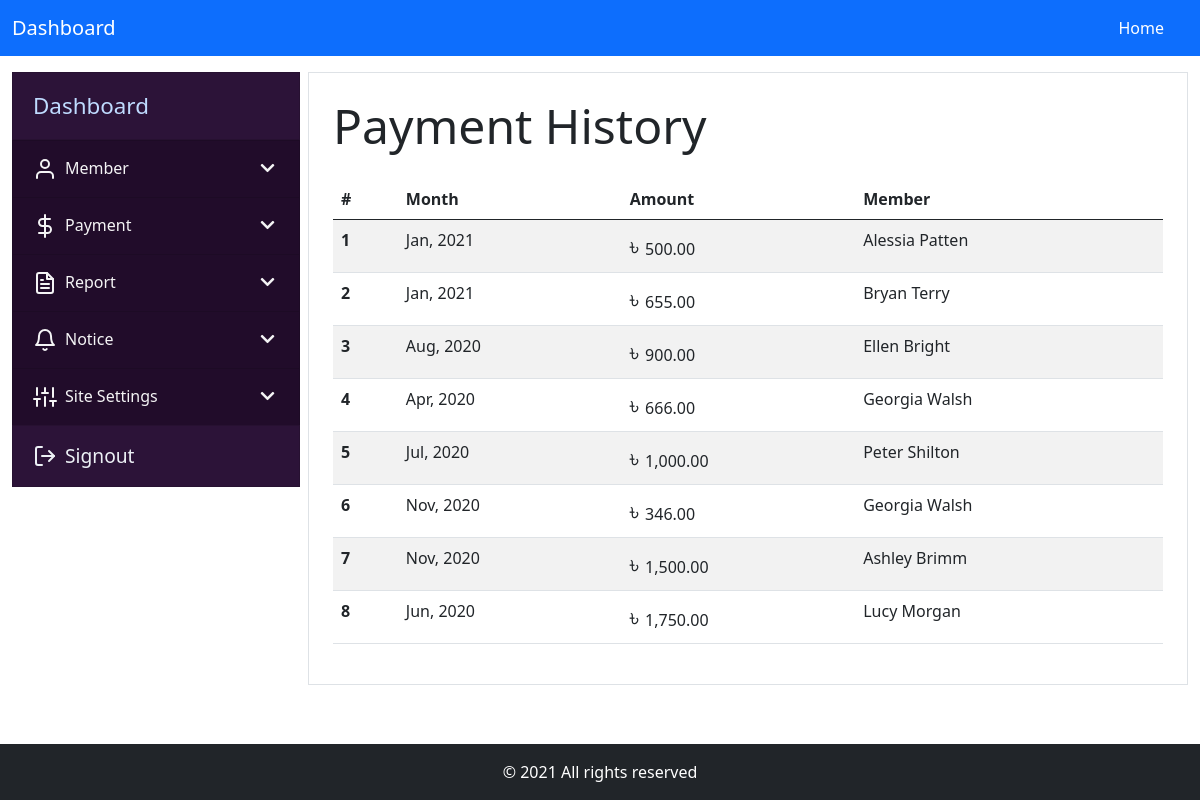
Before: /backend/payment/view-payment.php (signed in) with the older database file.
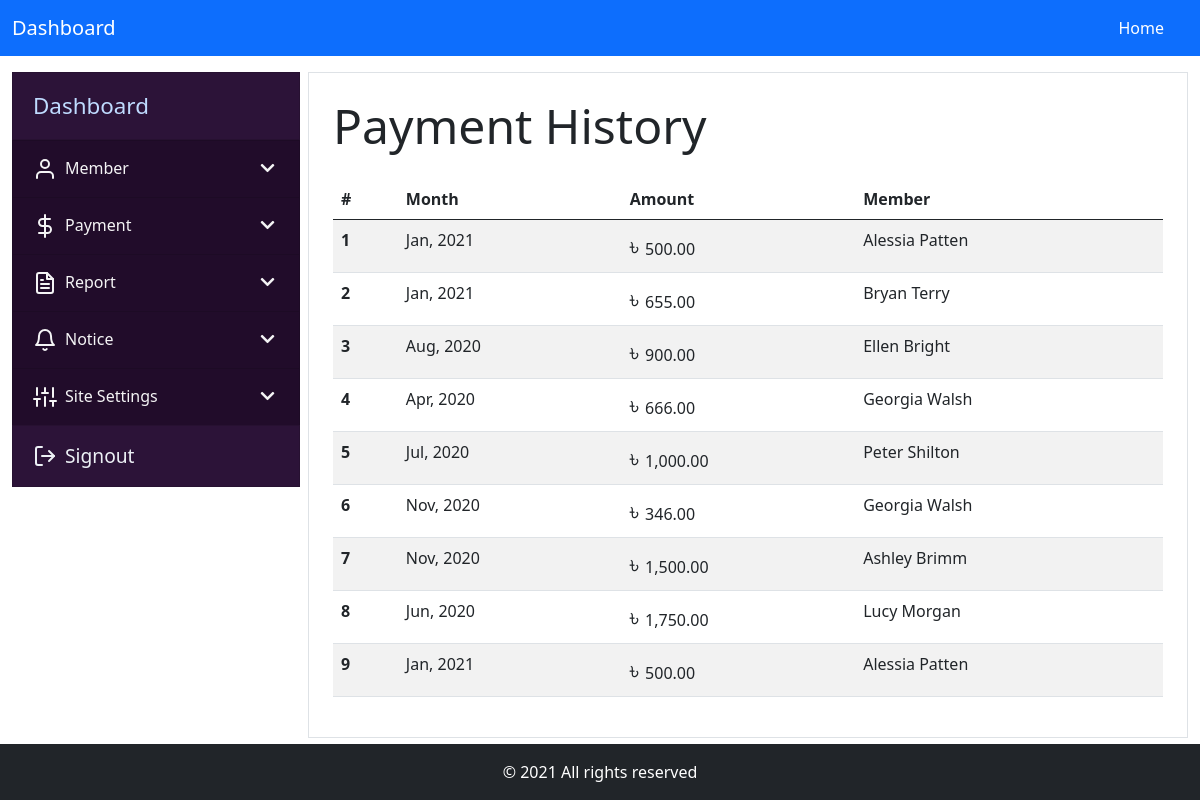
After: the same page with the newer database file.
### tables this page shows
CREATE TABLE `payment` (
  `payment_id` int(11) NOT NULL,
  `payment_amount` varchar(20) NOT NULL,
  `payment_month` varchar(25) NOT NULL,
  `payment_member` varchar(25) NOT NULL,
  `payment_date` timestamp NOT NULL DEFAULT current_timestamp()
);

CREATE TABLE `member` (
  `member_id` int(11) NOT NULL,
  `member_name` varchar(60) NOT NULL,
  `member_gender` enum('male','female','others') DEFAULT NULL,
  `member_dob` varchar(25) DEFAULT NULL,
  `member_address` varchar(255) DEFAULT NULL,
  `member_mobile` varchar(11) DEFAULT NULL,
  `member_photo` varchar(255) DEFAULT NULL,
  `member_status` enum('0','1','2') NOT NULL DEFAULT '0' COMMENT '0 = pending, 1 = Active, 2 = banned',
  `member_user_id` int(11) NOT NULL,
  `member_joined_at` timestamp NOT NULL DEFAULT current_timestamp()
);

### core/main.php (called while the page is built, shortened)
<?php
    class Main
    {
        private $host = "localhost";
        private $user = "root";
        private $pass ="";
        private $database = "crm4gym";
        private function dbConnect()
        {
            try
            {
                $this->conn = new PDO('mysql:host='.$this->host.';dbname='.$this->database, $this->user, $this->pass);
            }
            catch(PDOException $Exception)
            {
                $this->errmsg = $Exception->getMessage();
            }
        }
    }
?>

### core/dashboard.php (called while the page is built, shortened)
<?php
    require_once "main.php";
    class Dashboard extends Main
    {
        public function viewPayment()
        {
            $this->sql = $this->conn->prepare("SELECT payment.*, member.member_name FROM payment INNER JOIN member ON payment.payment_member = member.member_id");
            try
            {
                $this->sql->execute();
                if($this->sql->rowCount() > 0)
                {
                    $data = $this->sql->fetchAll(PDO::FETCH_OBJ);
                    return $data;
                }
                else
                {
                    return false;
                }
            }
            catch(PDOException $Exception)
            {
                $this->errmsg = $Exception->getMessage();
                $_SESSION['error'] = "Unexpected Error Occured. Please try again Later.<br> Error: ".$this->errmsg;
                return false;
            }
        }
    }
?>

### backend/payment/view-payment.php (the view, shortened to what this page needs)
<?php
    require_once "../../core/dashboard.php";
    require_once "../inc/be-header.php";
    require_once "../inc/be-nav.php";
?>
<div class="container-fluid overflow-hidden mb-5">
    <div class="row gx-2 mt-3">
    <?php
        if(isset( $_SESSION['role']) &&  $_SESSION['role'] == 'admin' )
        {
          require_once "../inc/be-sidenav-admin.php";
        }
        else
        {
          require_once "../inc/be-sidenav-user.php";
        }
    ?>
        <div class="col-md-9">
            <div class="border p-4">
                <h2 class="display-5 mb-4">Payment History</h2>
                <table class="table table-striped">
                    <thead>
                        <tr>
                            <th scope="col">#</th>
                            <th scope="col">Month</th>
                            <th scope="col">Amount</th>
                            <th scope="col">Member</th>
                        </tr>
                    </thead>
                    <tbody>
                        <?php
                            $payment = new Dashboard;
                            $result = $payment->viewPayment();
                            if($result != false)
                            {
                                foreach($result as $data)
                                {
                                    $pay_month = date("M, Y", strtotime($data->payment_month));
                                    $amount = "<span class='bdt'>&#2547; </span>".number_format($data->payment_amount, 2);
                        ?>
                            <tr>
                                <th scope="row"><?=$data->payment_id?></th>
                                <td><?=$pay_month?></td>
                                <td><?=$amount?></td>
                                <td><?=$data->member_name?></td>
                            </tr>
                        <?php
                                }
                            }
                            else
                            {
                        ?>
                            <tr>
                                <td colspan="4">No Data Found</td>
                            </tr>
                        <?php
                            }
                        ?>
                    </tbody>
                </table>
            </div>
        </div>
    </div>
</div>
<?php
    require_once "../inc/be-footer.php";
?>

### backend/inc/be-header.php (shortened to what this page needs)
<!DOCTYPE html>
<html lang="en">
    <head>
        <link rel="stylesheet" href="../../_resources/stylesheets/vendors/normalize.css">
        <link rel="stylesheet" href="../../_resources/stylesheets/vendors/bootstrap.min.css">
        <link rel="stylesheet" href="../../_resources/stylesheets/vendors/animate.min.css">
        <link rel="stylesheet" href="../../_resources/stylesheets/vendors/aos.css">
        <link rel="stylesheet" href="../../_resources/stylesheets/vendors/all.css">
        <link rel="stylesheet" type="text/css" href="https://cdn.datatables.net/v/dt/dt-1.10.23/datatables.min.css"/>
        <link rel="stylesheet" href="../../_resources/stylesheets/style.css">
        <link rel="stylesheet" href="../../_resources/stylesheets/responsive.css">
    </head>
    <body>

### backend/inc/be-nav.php (shortened to what this page needs)
<nav class="navbar navbar-expand-lg navbar-dark bg-primary">
    <div class="container-fluid">
        <a class="navbar-brand" href="../main/dashboard.php">Dashboard</a>
        <div class="collapse navbar-collapse" id="topNav">
            <ul class="navbar-nav ms-auto me-3 mb-2 mb-lg-0">
                <li class="nav-item">
                    <a class="nav-link active" aria-current="page" href="../main/dashboard.php">Home</a>
                </li>
            </ul>
        </div>
    </div>
</nav>

### backend/inc/be-sidenav-admin.php (shortened to what this page needs)
<div class="col-3">
            <div class="dashLeftMenu">
                <div class="accordion" id="dashNav">
                    <div class="accordion-item">
                        <a class="dashNavSingle dashNavTitle" href="../main/dashboard.php">
                            Dashboard
                        </a>
                    </div>
                    <div class="accordion-item">
                        <h2 class="accordion-header" id="member">
                            <button class="accordion-button collapsed" type="button" data-bs-toggle="collapse" data-bs-target="#collapseMember" aria-expanded="false" aria-controls="collapseMember">
                                <i class="me-2" data-feather="user"></i> Member
                            </button>
                        </h2>
                    </div>
                    <div class="accordion-item">
                        <h2 class="accordion-header" id="payment">
                            <button class="accordion-button collapsed" type="button" data-bs-toggle="collapse" data-bs-target="#collapsePayment" aria-expanded="false" aria-controls="collapsePayment">
                                <i class="me-2" data-feather="dollar-sign"></i> Payment
                            </button>
                        </h2>
                    </div>
                    <div class="accordion-item">
                        <h2 class="accordion-header" id="report">
                            <button class="accordion-button collapsed" type="button" data-bs-toggle="collapse" data-bs-target="#collapseReport" aria-expanded="false" aria-controls="collapseReport">
                                <i class="me-2" data-feather="file-text"></i> Report
                            </button>
                        </h2>
                    </div>
                    <div class="accordion-item">
                        <h2 class="accordion-header" id="notice">
                            <button class="accordion-button collapsed" type="button" data-bs-toggle="collapse" data-bs-target="#collapseNotice" aria-expanded="false" aria-controls="collapseNotice">
                                <i class="me-2" data-feather="bell"></i> Notice
                            </button>
                        </h2>
                    </div>
                    <div class="accordion-item">
                        <h2 class="accordion-header" id="site">
                            <button class="accordion-button collapsed" type="button" data-bs-toggle="collapse" data-bs-target="#collapseSite" aria-expanded="false" aria-controls="collapseSite">
                                <i class="me-2" data-feather="sliders"></i> Site Settings
                            </button>
                        </h2>
                    </div>
                    <div class="accordion-item">
                        <a class="dashNavSingle dashNavSignOut" href="../../signout.php?signout=true">
                            <i class="me-2" data-feather="log-out"></i> Signout
                        </a>
                    </div>
                </div>
            </div>
        </div>

### backend/inc/be-footer.php
        <footer class="container-fluid fixed-bottom">
            <div class="row">
                <div class="col-12 bg-dark p-3 text-center text-white">
                    &copy; <?=date('Y');?> All rights reserved
                </div>
            </div>
        </footer>
    </body>
</html>

### _resources/stylesheets/style.css (style rules this page uses)
.dashLeftMenu { background-color: #2c1338 !important; padding-left: 0 !important; padding-right: 0 !important; }
#dashNav .accordion-button { background-color: #210c2a !important; color: #f4f4f5 !important; }
#dashNavUser .accordion-button::after, #dashNav .accordion-button::after { background-image: none !important; font-family: "Font Awesome 5 Free"; content: "\f078"; display: inline-block; padding-right: 3px; vertical-align: middle; font-weight: 900; }
.dashNavSingle { position: relative; display: flex; align-items: center; width: 100%; color: #e7e7e7; text-decoration: none; background-color: transparent; border: 1px solid rgba(0,0,0,.125); border-radius: 0; overflow-anchor: none; transition: color .15s ease-in-out,background-color .15s ease-in-out,border-color .15s ease-in-out,box-shadow .15s ease-in-out,border-radius .15s ease; }
.dashNavTitle { font-size: 1.4rem; color: #bfdbff; padding: 1rem 1.25rem; }
.dashNavSignOut { font-size: 1.2rem; color: #ecf0f5; padding: 1rem 1.25rem; }
.bdt { font-size: 24px!important; }

Changed rows visible on the page:
added payment: payment_id "9", payment_month "Jan, 2021", payment_amount "500.00", member.member_name "Alessia Patten"
